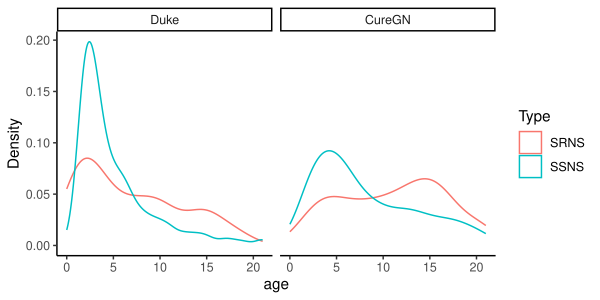

Generate this figure with R:
library(tidyverse)
library(ochoalabtools)

# start by splitting discovery data
setwd( '/datacommons/ochoalab/ssns_gwas/imputed/prs-new/' )

# load data
# this is discovery and bristol together
data1 <- read_tsv( '../../array/patient-data.txt.gz', show_col_types = FALSE )
# curegn is also separate!
data2 <- read_tsv( '../../../curegn/patient-data.txt.gz', show_col_types = FALSE )

# only use individuals with ages!  This automatically tosses all controls
data1 <- data1 %>% filter( !is.na( age ) )
data2 <- data2 %>% filter( !is.na( age ) )

# now filter to keep SSNS or SRNS only
data1 <- data1 %>% filter( diagnosis %in% c('SSNS', 'SRNS') )
# for CureGN, the encoding is not the same, but let's subset first, then add the same encodings
# this throws away non-pediatric cases!
data2 <- data2 %>% filter( !is.na( ssns_srns ) )
# recalculate diagnosis (currently MCD vs FSGS, move that to new slot)
data2 <- data2 %>% rename( diagnosis_orig = diagnosis, diagnosis = diagnosis_rasheed )

# plot is clearer if we filter for pediatric cases in main dataset too
data1 <- data1 %>% filter( age <= 21 )

table( data1$diagnosis )
## SRNS SSNS 
##  265  931 
table( data2$diagnosis )
## SRNS SSNS 
##  169  250

# mark dataset and combine for faceted plots
data1$dataset <- 'Duke'
data2$dataset <- 'CureGN'
# subset to few columns of interest
data1 <- data1 %>% select( id, sex, race, diagnosis, age, dataset )
data2 <- data2 %>% select( id, sex, race, diagnosis, age, dataset )
# only CureGN sex is in numeric format, change
data2 <- data2 %>% mutate( sex = ifelse( sex == 1, 'male', ifelse( sex == 2, 'female', 'unknown' ) ) )
# merge!
data <- bind_rows( data1, data2 )
# to match my other figures, rename some variables
data <- data %>% rename( Type = diagnosis, Dataset = dataset )

# make sure Dataset is ordered as desired
data$Dataset <- factor( data$Dataset, levels = c('Duke', 'CureGN') )

# start making a plot of our data
fig_start( 'age-vs-steroid-response', width = 6 )
ggplot( data, aes( x = age, y = after_stat( density ), color = Type ) ) +
    geom_density() +
    theme_classic() +
    labs( y = "Density" ) +
    facet_wrap( vars( Dataset ) )
fig_end()
